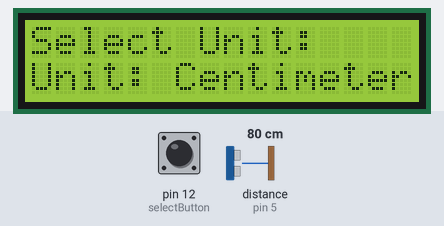
Bench run of a sketch on a simulated Arduino Uno, built with avr-gcc and run on an emulated ATmega328P. Shown: 16×2 character LCD. Inputs (shaded band) come from the test bench; at power-on: pin 12 (selectButton) HIGH, distance to the obstacle (sensor on pin 5) 80 cm. The echo pulse lasts 58.3 µs per cm.

Above: at 13.3 s.
13.4 s: pin 12 (selectButton) pulled LOW for 3.2 s
At 17.8 s:
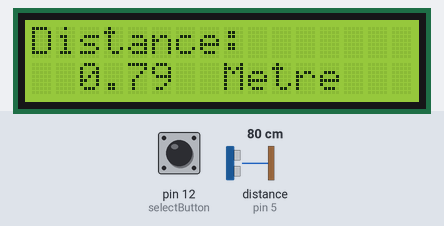
18.1 s: pin 12 (selectButton) pulled LOW for 1 s
At 20.1 s:
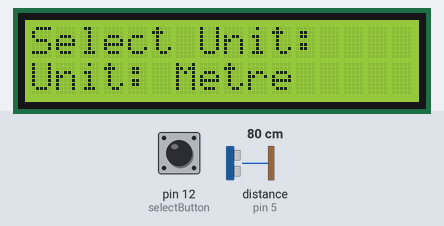
20.6 s: pin 12 (selectButton) pulled LOW for 0.15 s
At 21.9 s:
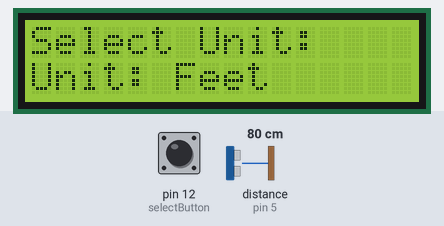
22.6 s: pin 12 (selectButton) pulled LOW for 1 s
At 24.1 s:
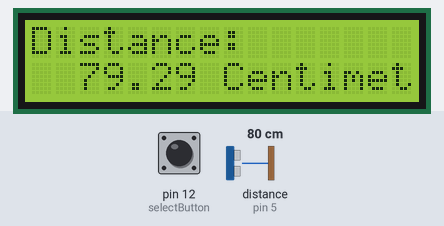
25.1 s: distance to the obstacle (sensor on pin 5) set to 2 cm
At 26.3 s:
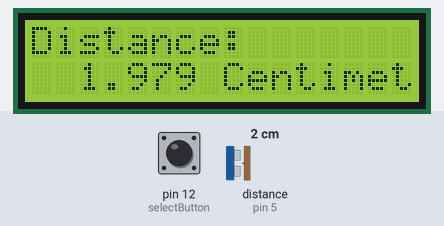
26.8 s: distance to the obstacle (sensor on pin 5) set to 4 cm
At 27.7 s:
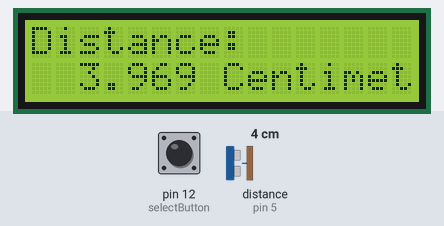
Timing chart, 0 to 29.4 s (numbered marks = the images above; inputs shaded):
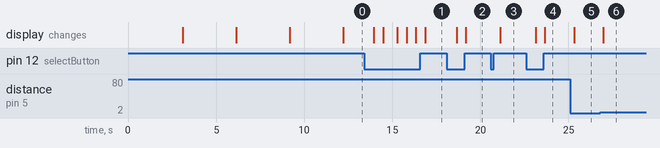

The sketch:

code.ino
```cpp
#include <Wire.h> // I2C communication
#include <LiquidCrystal_I2C.h> // I2C LCD library

LiquidCrystal_I2C lcd(0x27, 16, 2); // Set the LCD I2C address to 0x27

#define trigPin 3
#define echoPin 5
#define selectButton 12

long duration;
float distance;
int program = 0;
int d = 0;
int unitSelect = 0;
String unit = "Centimeter";

unsigned long lastButtonPress = 0;
unsigned long debounceDelay = 300; // Debounce delay in milliseconds

void setup() {
  Wire.begin();
  lcd.init(); // Initialize LCD
  lcd.backlight(); // Turn on backlight

  pinMode(trigPin, OUTPUT);
  pinMode(echoPin, INPUT);
  pinMode(selectButton, INPUT_PULLUP);

  lcd.setCursor(3, 0);
  lcd.print("Welcome to ");
  lcd.setCursor(3, 1);
  lcd.print("DIU Project");
  delay(3000);
  lcd.clear();

  lcd.setCursor(0, 0);
  lcd.print("Dhaka Int'l Univ");
  lcd.setCursor(0, 1);
  lcd.print("Project Loading..");
  delay(3000);
  lcd.clear();

  lcd.setCursor(2, 0);
  lcd.print("DIU EEE Dept.");
  lcd.setCursor(0, 1);
  lcd.print("Project Name......");
  delay(3000);
  lcd.clear();

  lcd.setCursor(0, 0);
  lcd.print("Digital Distance");
  lcd.setCursor(0, 1);
  lcd.print("Measurement System");
  delay(3000);
  lcd.clear();
}

void loop() {
  switch (program) {
    case 0:  // Unit selection
      lcd.setCursor(0, 0);
      lcd.print("Select Unit: ");
      lcd.setCursor(0, 1);
      lcd.print("Unit: ");
      lcd.print(unit);
      lcd.print("  ");
      delay(30);

      if (millis() - lastButtonPress > debounceDelay) {
        if (digitalRead(selectButton) == 0) {
          lastButtonPress = millis(); // Update the last button press time
          unitSelect = (unitSelect + 1) % 4;
          if (unitSelect == 0) unit = "Centimeter";
          else if (unitSelect == 1) unit = "Inch";
          else if (unitSelect == 2) unit = "Metre";
          else if (unitSelect == 3) unit = "Feet";
          delay(500); // Debounce delay to prevent multiple presses
        }
        if (digitalRead(selectButton) == 0) {
          program = 1;
          lcd.clear();
          delay(500);
        }
      }
      break;

    case 1:  // Distance measurement
      distance = getDistance();
      lcd.setCursor(0, 0);
      lcd.print("Distance: ");
      lcd.setCursor(2, 1);
      lcd.print(distance, 2);
      lcd.setCursor(8, 1);
      lcd.print(unit);
      lcd.print("  ");
      delay(300);

      if (digitalRead(selectButton) == 0) {
        delay(500);
        if (digitalRead(selectButton) == 0) {
          program = 0;
          lcd.clear();
          delay(500);
        }
      }
      break;
  }
}

float getDistance() {
  digitalWrite(trigPin, LOW);
  delayMicroseconds(2);
  digitalWrite(trigPin, HIGH);
  delayMicroseconds(10);
  digitalWrite(trigPin, LOW);

  duration = pulseIn(echoPin, HIGH);
  float dist = duration * 0.034 / 2;

  if (unitSelect == 0) return dist; // cm
  else if (unitSelect == 1) return dist * 0.393701; // inches
  else if (unitSelect == 2) return dist * 0.01; // meters
  else return dist * 0.0328; // feet
}
```

Measured:
- after the input at 13.4 s, the display: first changes after 0.56 s (image 1 shows a later state)
- after the input at 18.1 s, the display: first changes after 0.56 s (image 2 shows a later state)
- after the input at 20.6 s, the display: changes after 0.53 s (image 3)
- after the input at 22.6 s, the display: first changes after 0.53 s (image 4 shows a later state)
- after the input at 25.1 s, the display: changes after 0.23 s (image 5)
- after the input at 26.8 s, the display: changes after 0.16 s (image 6)
